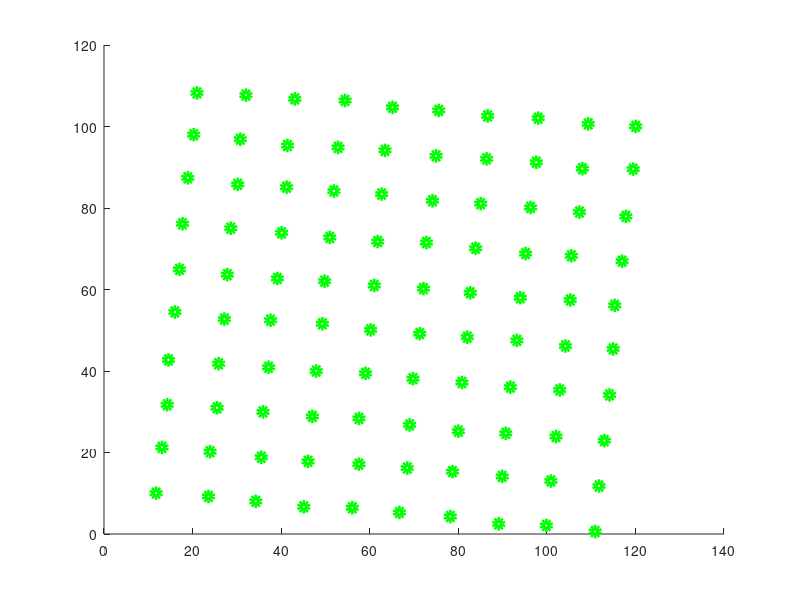

Recreate this plot in MATLAB. (Note: this script raises an error after producing the figure.)
clear; clc; close all;
format long;

%% Generate noisy measurements
side = 10;
n = side*side; % has to be a perfect square cause I'm lazy
trueV1 = [1; 11];
trueV2 = [11; -1];
noiseSigma = 0.3;
noisyMes = zeros(2, n); % noisy measurements
z = 1;
for i = 1:side
    for j = 1:side
        noisyMes(:,z) = [trueV1, trueV2] * [i; j];
        z = z + 1;
    end
end
noisyMes = noisyMes + randn(2, n) * noiseSigma;
x = noisyMes(1, :);
y = noisyMes(2, :);
scatter(x, y,'linewidth', 4,'MarkerEdgeColor', 'g');

%% Create good initial guess
or = noisyMes(:, 20); % Maybe you will want to do it different
diffs = noisyMes(:, 2:n) - noisyMes(:, 1:n-1);
v1 = [median(diffs(1)); median(diffs(2))]; % You want to do something better than this
v2 = [-v1(2); v1(1)];

%% Successive optimization
coords = zeros(2, n);
nIterations = 3; % I'm lazy and I do not want to make a stopping criteria
for it = 1:nIterations
    disp("Iteration number " + it)
    % Start optimizing the coordinates
    for z = 1:n
        distInit = norm(or + coords(1, z)*v1 + coords(2, z)*v2 - noisyMes(:, z));
        % The true integer coordinates have to be in a +-1 distance from
        % the floating point ones
        lambdas = [0; 0];
        if (norm(noisyMes(:, z) - or) > 1e-3)
            lambdas = linsolve([v1, v2], noisyMes(:, z) - or);
        end
        % I impose coordinates must be between -n and n
        intLambdas = round(lambdas);
        intLambdas(intLambdas > n) = n;
        intLambdas(intLambdas < -n) = -n;
        for i = -2:2
            for j = -2:2
                auxCoords = [i; j] + intLambdas;
                distAux = norm(or + [v1, v2] * auxCoords - noisyMes(:, z));
                if distAux < distInit
                    distInit = distAux;
                    coords(:, z) = auxCoords;
                end
            end
        end
    end

    % Then we optimize vectors and origin
    x0 = [or(1), or(2), v1(1), v1(2), v2(1), v2(2)];
    fCost = @(x) cost(x, n, coords, noisyMes);
    [x, totalSqErr] = fminsearch(fCost, x0);
    disp("Total square error: " + totalSqErr)
    or = [x(1); x(2)];
    v1 = [x(3); x(4)];
    v2 = [x(5); x(6)];
    % if it == nIterations
    %   plotLattice(startLattice, latticeCoords, or, v1, v2);
    % end
end

%% Plot the result
plotLattice(noisyMes, coords, or, v1, v2);

%% Helper functions
function plotGrid(coords, or, v1, v2)
    minx = min(coords(1, :));
    maxx = max(coords(1, :));
    miny = min(coords(2, :));
    maxy = max(coords(2, :));
    [x, y] = meshgrid(minx:maxx, miny:maxy);
    xy = [x(:), y(:)];
    T = [v1, v2]';
    xyt = xy * T;
    xt = reshape(xyt(:,1), size(x));
    yt = reshape(xyt(:,2), size(y));
    plot(xt + or(1), yt + or(2), 'r:', 'LineWidth', 0.1)
    hold on;
    plot(xt' + or(1), yt' + or(2), 'r:', 'LineWidth', 0.1)
end

function plotLattice(noisyMes, coords, or, v1, v2)
    % coords is a 2 x n array, n >= 2
    % or is the origin of coordinates
    % v1 and v2 are column vectors, the basis of the lattice
    x = noisyMes(1, :);
    y = noisyMes(2, :);
    scatter(x, y,'linewidth', 4,'MarkerEdgeColor', 'g');
    hold on;
    points = or + coords(1, :) .* v1 + coords(2, :) .* v2;
    x = points(1, :);
    y = points(2, :);
    scatter(x, y, 'x', 'MarkerFaceColor', 'r', 'LineWidth', 2);
    plotGrid(coords, or, v1, v2);
    hold off;
    axis square;
end

function res = cost(x, n, coords, noisyMes)
    res = 0;
    or = [x(1); x(2)];
    v1 = [x(3); x(4)];
    v2 = [x(5); x(6)];
    for z = 1:n
        res = res + norm(or + coords(1, z)*v1 + coords(2, z)*v2 - noisyMes(:, z))^2;
    end
end
